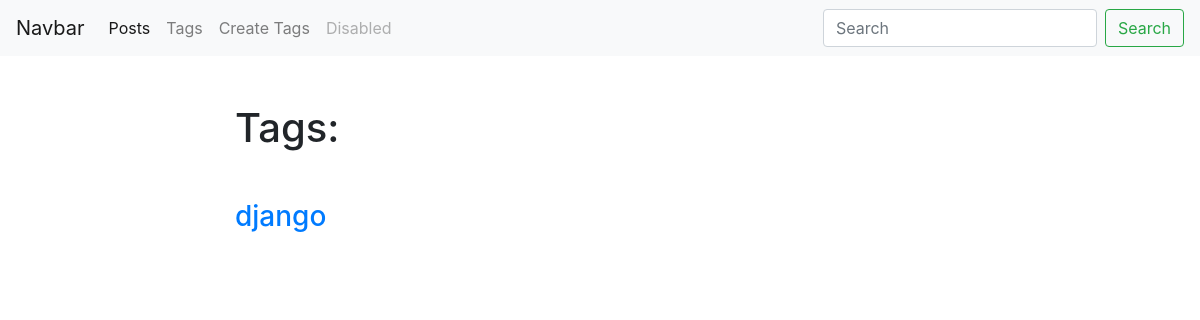
The page /tags/ on the database as committed earlier.
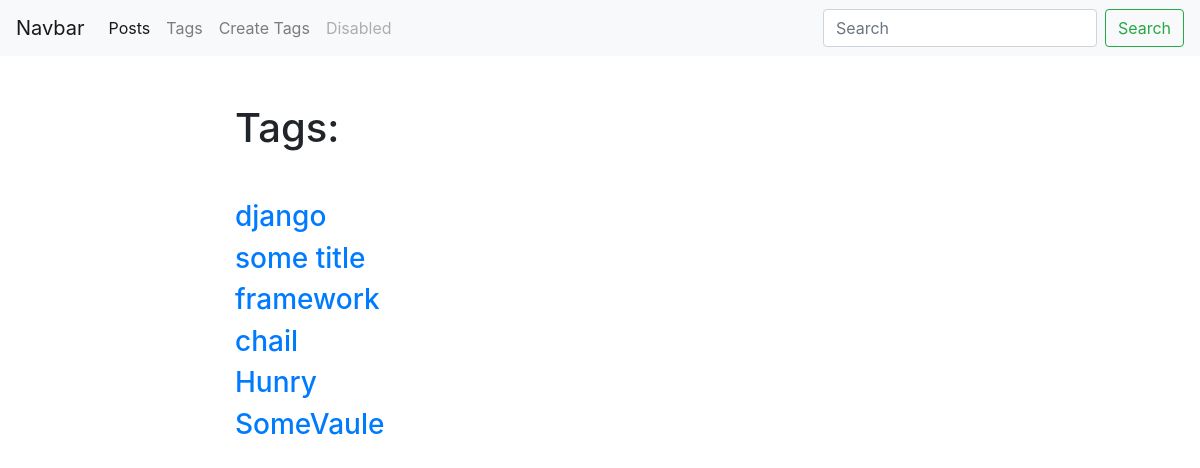
The same page on the database as committed later.
### blog/models.py (models this page shows, shortened)
class Tag(models.Model):
	title = models.CharField(max_length = 50)
	slug = models.SlugField(max_length = 50, unique=True)
	def get_absolute_url(self):
		return reverse('tag_detail_url', kwargs={'slug': self.slug})

### blog/views.py (the view)
# urls.py: path('tags/', tags_list, name = 'tags_list_url'),
def tags_list(request):
	tags = Tag.objects.all()
	return render(request, 'blog/tags_list.html', context = {'tags': tags})

### blog/templates/blog/tags_list.html (shortened to what this page needs)
{% extends 'blog/base_blog.html' %}
{% block content %}
	<h1 class="mb-5">Tags:</h1>
	{% for tag in tags %}
		<h3><a href="{{ tag.get_absolute_url }}">{{ tag.title }}</a></h3>
	{% endfor %}
{% endblock %}

### blog/templates/blog/base_blog.html
{% extends 'base.html' %}

### templates/base.html (shortened to what this page needs)
<!DOCTYPE html>
<html lang="en">
	<head>
	    <link rel="stylesheet" href="https://stackpath.bootstrapcdn.com/bootstrap/4.1.3/css/bootstrap.min.css">
	</head>
	<body>
			<nav class="navbar navbar-expand-lg navbar-light bg-light" style="background-color: #e3f2fd;">
				<a class="navbar-brand" href="#">Navbar</a>
				<div class="collapse navbar-collapse" id="navbarSupportedContent">
					<ul class="navbar-nav mr-auto">
						<li class="nav-item active">
							<a class="nav-link" href="{% url 'posts_list_url' %}">Posts </a>
						</li>
						<li class="nav-item">
							<a class="nav-link" href="{% url 'tags_list_url' %}">Tags </a>
						</li>
						<li class="nav-item">
							<a class="nav-link" href="{% url 'tag_create_url' %}">Create Tags </a>
						</li>
						<li class="nav-item">
							<a class="nav-link disabled" href="#">Disabled</a>
						</li>
					</ul>
					<form class="form-inline my-2 my-lg-0">
						<input class="form-control mr-sm-2" type="search" placeholder="Search" aria-label="Search">
						<button class="btn btn-outline-success my-2 my-sm-0" type="submit">Search</button>
					</form>
				</div>
			</nav>
			<div class="container mt-5">
				<div class="row">
					<div class="col-6 offset-md-2">
						{% block content %}{% endblock %}
					</div>
				</div>
			</div>
		</body>
</html>

Rows that differ between the two databases and show on the page:
added Tag: title "some title"
added Tag: title "framework"
added Tag: title "chail"
added Tag: title "Hunry"
added Tag: title "SomeVaule"
